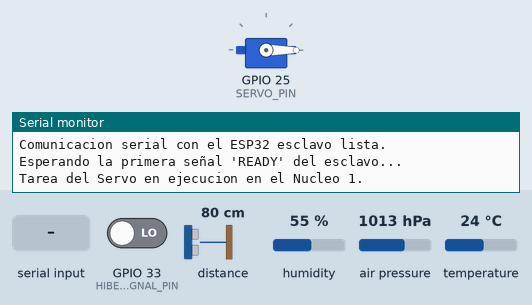
Bench run of a sketch on a simulated ESP32. On the bench: servo, the last lines printed to the serial monitor. The test bench sets the inputs (shaded band); at power-on: GPIO 33 (HIBERNATION_SIGNAL_PIN) LOW, distance to the obstacle 80 cm, humidity 55 %, air pressure 1013 hPa, temperature 24 °C. No radio packets arrive unless stated.

Above: at 1.2 s.
1.3 s: "READY\n" received over the second serial link
At 2.5 s:
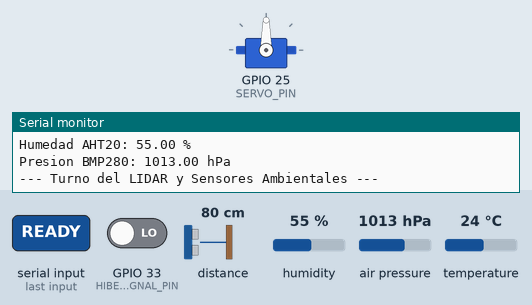
Timing chart, 0 to 7.9 s (numbered marks = the images above; inputs shaded):
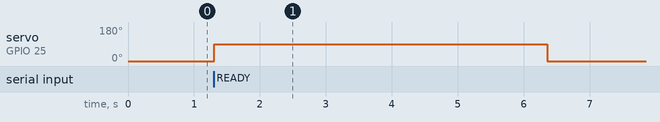

Measured:
- after the input at 1.3 s, servo on GPIO 25 (SERVO_PIN): 0° → 90° at once, → 0° 5.1 s later

The sketch:

ESP32_MAESTRO_V1.1.ino
```cpp
#include <ESP32Servo.h>
#include <Wire.h>
#include <Adafruit_VL53L0X.h>
#include <Adafruit_AHTX0.h>
#include <Adafruit_BMP280.h>
#include "esp_sleep.h"
#include <SPI.h>
#include <RF24.h>

// --- Definiciones para el Sistema LIDAR ---
#define LIDAR_I2C_SDA_PIN 18
#define LIDAR_I2C_SCL_PIN 19
#define SERVO_PIN 25

// --- Definiciones para la Comunicacion con el ESP32 Esclavo ---
#define SLAVE_UART_RX_PIN 16
#define SLAVE_UART_TX_PIN 17
HardwareSerial slaveSerial(2);

// --- DEFINICIONES PARA NRF24L01 (HSPI) ---
#define NRF_CE_PIN 32
#define NRF_CSN_PIN 15
#define HSPI_SCLK_PIN 14
#define HSPI_MISO_PIN 12
#define HSPI_MOSI_PIN 13

// --- Objetos Globales ---
Adafruit_VL53L0X lox = Adafruit_VL53L0X();
Servo LIDARservo;
Adafruit_AHTX0 aht;
Adafruit_BMP280 bmp;
RF24 radio(NRF_CE_PIN, NRF_CSN_PIN);
const byte address[6] = "00001";

// Estructura para los datos a transmitir
struct LidarDataPacket {
    float coord_x;
    float coord_y;
    uint8_t range_status;
    uint16_t range_millimeter;
    float temperature_c;
    float humidity_rh;
    float pressure_hpa;
};

// Variables para comunicacion entre hilos
LidarDataPacket currentData;
TaskHandle_t TaskServo;
bool isLidarTurn = false; // Se inicia en 'false'
// --- Duracion del ciclo del LIDAR cambiada a 5 segundos ---
const unsigned long LIDAR_OPERATING_DURATION_MS = 5000;
unsigned long lidar_start_time = 0;

// PIN para la senal de hibernacion
#define HIBERNATION_SIGNAL_PIN 33
const unsigned long HIBERNATION_DELAY_MS = 5000;
unsigned long highSignalStartTime = 0;

void goIntoDeepSleep() {
    Serial.println("Senal de hibernacion detectada. Entrando en Deep Sleep...");
    esp_sleep_enable_ext0_wakeup(GPIO_NUM_33, LOW);
    esp_deep_sleep_start();
}

void TaskServocode( void * pvParameters ){
  Serial.println("Tarea del Servo en ejecucion en el Nucleo 1.");
  LIDARservo.attach(SERVO_PIN);
  LIDARservo.write(0); // Detiene el servo al inicio
  for(;;){
    if (isLidarTurn) {
        LIDARservo.write(90); // Gira el servo
    } else {
        LIDARservo.write(0); // Detiene el servo
    }
    vTaskDelay(10 / portTICK_PERIOD_MS);
  }
}

void setup() {
    Serial.begin(115200);
    while (!Serial) { delay(10); }
    Serial.println("Inicializando sistema completo...");

    pinMode(HIBERNATION_SIGNAL_PIN, INPUT);
    Wire.begin(LIDAR_I2C_SDA_PIN, LIDAR_I2C_SCL_PIN);
    SPI.begin(HSPI_SCLK_PIN, HSPI_MISO_PIN, HSPI_MOSI_PIN);

    Serial.println("Inicializando sensores...");
    if (!lox.begin(0x29, false, &Wire) || !aht.begin() || !bmp.begin()) {
        Serial.println(F("Error al iniciar los sensores. Comprueba el cableado."));
        while (1);
    }
    Serial.println("Sensores inicializados correctamente.");
    bmp.setSampling(Adafruit_BMP280::MODE_FORCED, Adafruit_BMP280::SAMPLING_X2, Adafruit_BMP280::SAMPLING_X16, Adafruit_BMP280::FILTER_X16, Adafruit_BMP280::STANDBY_MS_500);

    Serial.println("Inicializando NRF24L01...");
    if (!radio.begin()) {
        Serial.println(F("Error al iniciar el NRF24L01!"));
    } else {
        radio.setChannel(115);
        radio.setPALevel(RF24_PA_MAX);
        radio.setDataRate(RF24_250KBPS);
        radio.openWritingPipe(address);
        radio.stopListening();
        Serial.println("NRF24L01 inicializado correctamente como transmisor.");
    }
    slaveSerial.begin(115200, SERIAL_8N1, SLAVE_UART_RX_PIN, SLAVE_UART_TX_PIN);
    Serial.println("Comunicacion serial con el ESP32 esclavo lista.");

    xTaskCreatePinnedToCore(
                    TaskServocode,
                    "TaskServo",
                    4096,
                    NULL,
                    1,
                    &TaskServo,
                    1);

    // El maestro espera la primera señal READY para iniciar el primer ciclo
    Serial.println("Esperando la primera señal 'READY' del esclavo...");
}

void runLidarSystem() {
    Serial.println("--- Turno del LIDAR y Sensores Ambientales ---");

    VL53L0X_RangingMeasurementData_t measure;
    lox.rangingTest(&measure, false);

    float distance_mm = 0.0;
    bool valid_detection = false;

    if (measure.RangeStatus != 4 && measure.RangeMilliMeter >= 4.5 && measure.RangeMilliMeter <= 1500) {
        distance_mm = (float)measure.RangeMilliMeter;
        valid_detection = true;
    }

    float angle_radians = 0.0;
    currentData.coord_x = valid_detection ? distance_mm * cos(angle_radians) : 0.0f;
    currentData.coord_y = valid_detection ? distance_mm * sin(angle_radians) : 0.0f;
    currentData.range_status = measure.RangeStatus;
    currentData.range_millimeter = measure.RangeMilliMeter;

    sensors_event_t humidity, temp_aht;
    aht.getEvent(&humidity, &temp_aht);
    bmp.takeForcedMeasurement();
    float temp_bmp = bmp.readTemperature();
    currentData.temperature_c = (temp_aht.temperature + temp_bmp) / 2.0;
    currentData.humidity_rh = humidity.relative_humidity;
    currentData.pressure_hpa = bmp.readPressure() / 100.0F;

    Serial.print("LIDAR: X="); Serial.print(currentData.coord_x, 2); Serial.print(", Y="); Serial.println(currentData.coord_y, 2);
    Serial.print("Distancia (Raw): "); Serial.print(currentData.range_millimeter); Serial.println(" mm");
    Serial.println("--- Lecturas de Sensores Ambientales ---");
    Serial.print("Temperatura Promedio: "); Serial.print(currentData.temperature_c); Serial.println(" C");
    Serial.print("Humedad AHT20: "); Serial.print(currentData.humidity_rh); Serial.println(" %");
    Serial.print("Presion BMP280: "); Serial.print(currentData.pressure_hpa); Serial.println(" hPa");

    bool report = radio.write(&currentData, sizeof(currentData));
    if (report) {
    } else {
        Serial.println(F("NRF: Transmision de datos fallida."));
    }

    // La logica para el fin del ciclo se movio al loop()
}

void loop() {
    if (digitalRead(HIBERNATION_SIGNAL_PIN) == HIGH) {
        if (highSignalStartTime == 0) {
            highSignalStartTime = millis();
        } else if (millis() - highSignalStartTime >= HIBERNATION_DELAY_MS) {
            goIntoDeepSleep();
        }
    } else {
        highSignalStartTime = 0;
    }

    if (isLidarTurn) {
        runLidarSystem();
        if (millis() - lidar_start_time >= LIDAR_OPERATING_DURATION_MS) {
            isLidarTurn = false;
            slaveSerial.println("FINISHED");
            Serial.println("LIDAR: Mensaje 'FINISHED' enviado al ESP32 esclavo.");
        }
    } else {
        if (slaveSerial.available()) {
            String command = slaveSerial.readStringUntil('\n');
            command.trim();
            if (command.equals("READY")) {
                isLidarTurn = true;
                lidar_start_time = millis();
                Serial.println("LIDAR: Recibida senal 'READY' del esclavo. Reiniciando ciclo.");
            }
        }
    }
}
```
